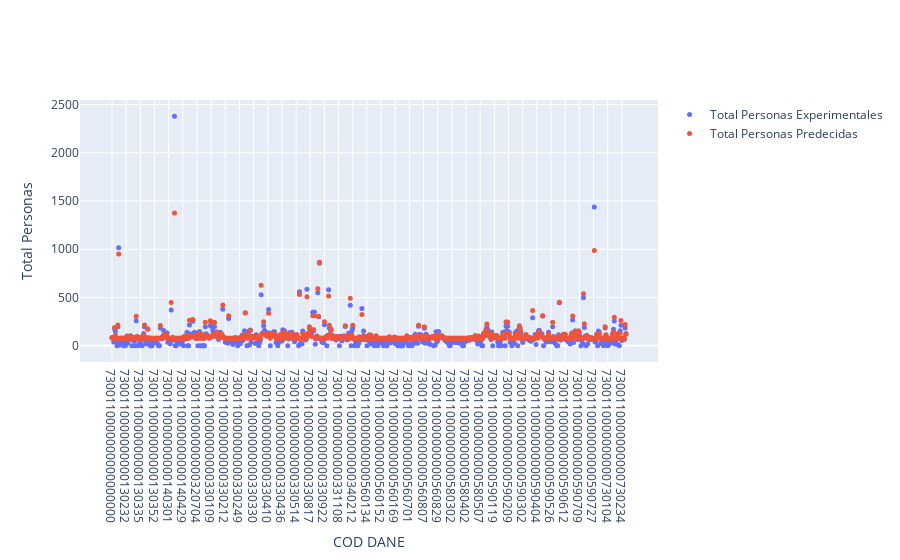

This figure's notebook cell:
### Markdown cell above
Finalmente ploteamos todos los <code> COD_DANE </code> y dibujamos la cantidad de personas. En azul tenemos el valor experimental y en naranja el que hemos predicho.

### Code cell
fig = go.Figure(data=go.Scatter(x=dato_de_interes['COD_DANE'], y=y_dato_de_interes['Total_Personas'], name = 'Total Personas Experimentales'))
fig.add_trace(go.Scatter(x=dato_de_interes['COD_DANE'], y=y_pred_2018, name = 'Total Personas Predecidas'))
fig.update_traces(mode='markers')
fig.update_traces(marker=dict(size=5))
fig.update_xaxes(title='COD DANE')
fig.update_yaxes(title='Total Personas')
fig.show()

### Figure 1 — Plotly figure (JSON) as saved in the notebook; plotly's stock layout.template omitted (floating-point values rounded to 4 significant figures; data arrays with more than 128 entries replaced by an {"elided": "..."} marker saying what was removed)
{"data": [{"marker": {"size": 5}, "mode": "markers", "name": "Total Personas Experimentales", "type": "scatter", "x": {"elided": "618 str values"}, "y": {"elided": "618 int values"}}, {"marker": {"size": 5}, "mode": "markers", "name": "Total Personas Predecidas", "type": "scatter", "x": {"elided": "618 str values"}, "y": {"elided": "618 float values"}}], "layout": {"xaxis": {"title": {"text": "COD DANE"}}, "yaxis": {"title": {"text": "Total Personas"}}}}
